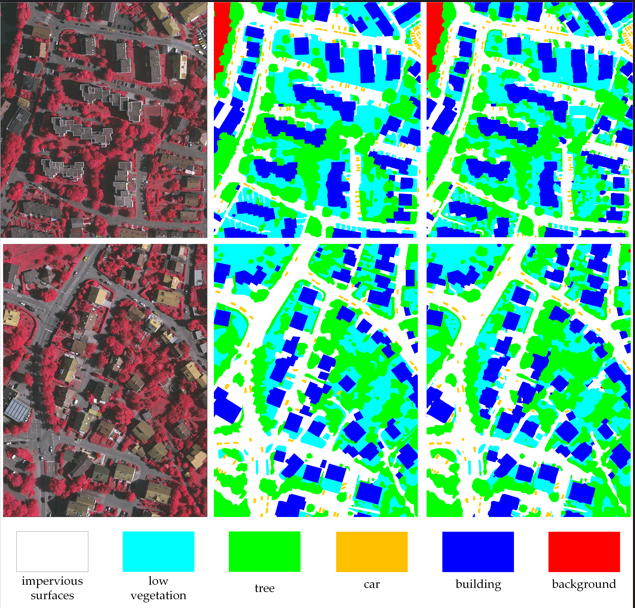
#> input picture vai.png, 635 x 608 px, found by its file name
$ python visual_fft.py
#> lines starting #> are read from the running program, lines starting #| are printed output that depends on the picture
import cv2
import numpy as np
import matplotlib.pyplot as plt

# 读取图像
img = cv2.imread('/BAFormer/vai.png', 0)
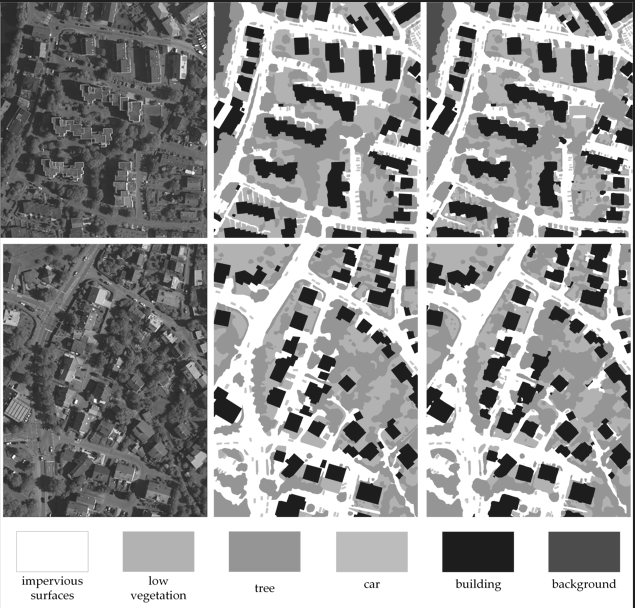
#> img: shape (608, 635); min 12, max 255, mean 152.1

# 进行二维傅里叶变换
f = np.fft.fft2(img)
fshift = np.fft.fftshift(f)

# 取绝对值，进行对数处理，方便将结果显示在图像上
magnitude_spectrum = 20 * np.log(np.abs(fshift))
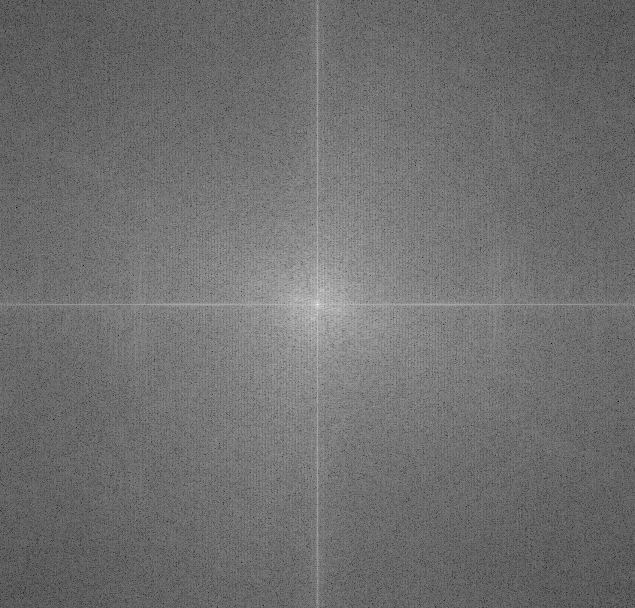
#> magnitude_spectrum: shape (608, 635) float64; min 33.77, max 357.8, mean 175.7; drawn with min black and max white

# 可视化
plt.subplot(121)
plt.imshow(img, cmap='gray')
plt.title('Input Image')
plt.xticks([])
plt.yticks([])
plt.subplot(122)
plt.imshow(magnitude_spectrum, cmap='gray')
plt.title('Magnitude Spectrum')
plt.xticks([])
plt.yticks([])
plt.show()
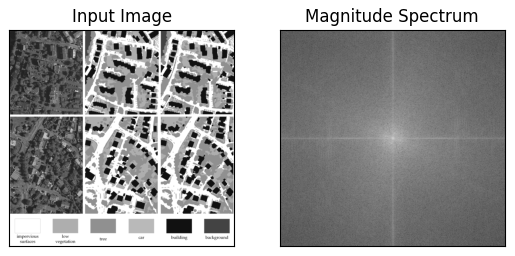
#> figure drawn by matplotlib, 2 panels

import numpy as np
import matplotlib.pyplot as plt

# 生成示例特征图
feature_map = np.random.rand(8, 64, 128, 128)
# 对特征图进行快速傅里叶变换
fft_result = np.fft.fftshift(np.fft.fftn(feature_map))

# 获取傅里叶频谱的幅度谱
fft_magnitude = np.abs(fft_result)

# 可视化傅里叶频谱的幅度谱
plt.figure(figsize=(10, 6))
plt.imshow(np.log(fft_magnitude[0, 0]), cmap='gray')
plt.colorbar()
plt.title('FFT Magnitude Spectrum')
plt.show()
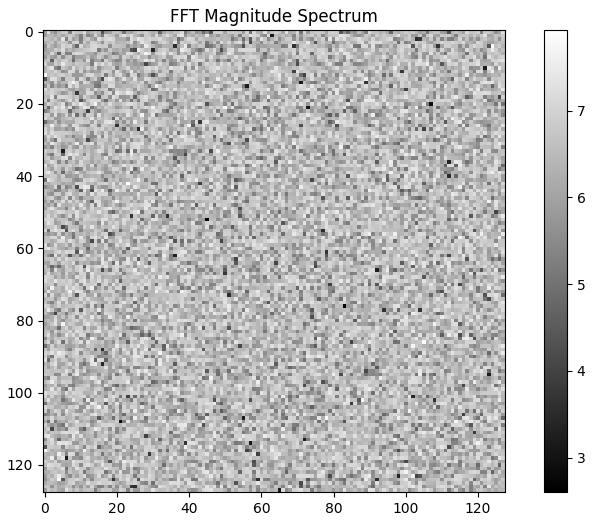
#> figure drawn by matplotlib, 2 panels

$ run again, with pot.png copied over vai.png
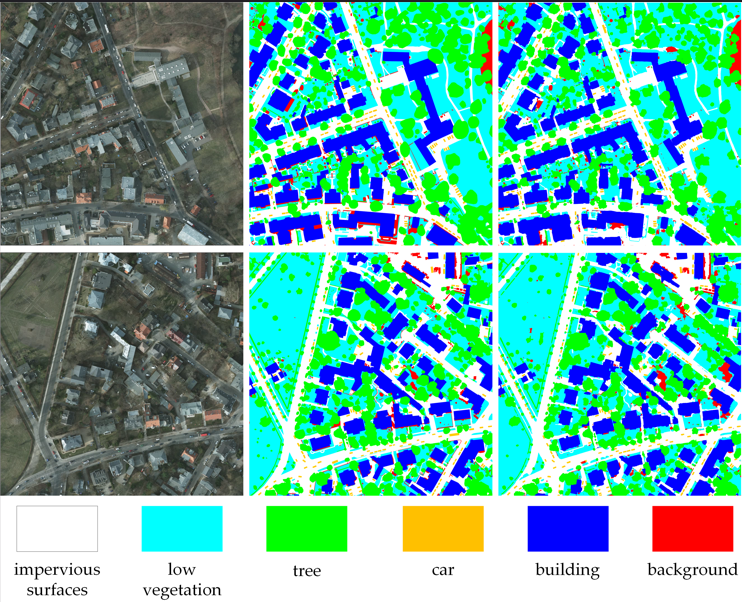
#> input picture pot.png, 742 x 602 px, found by its file name
#> `magnitude_spectrum = 20 * np.log(np.abs(fshift))`:
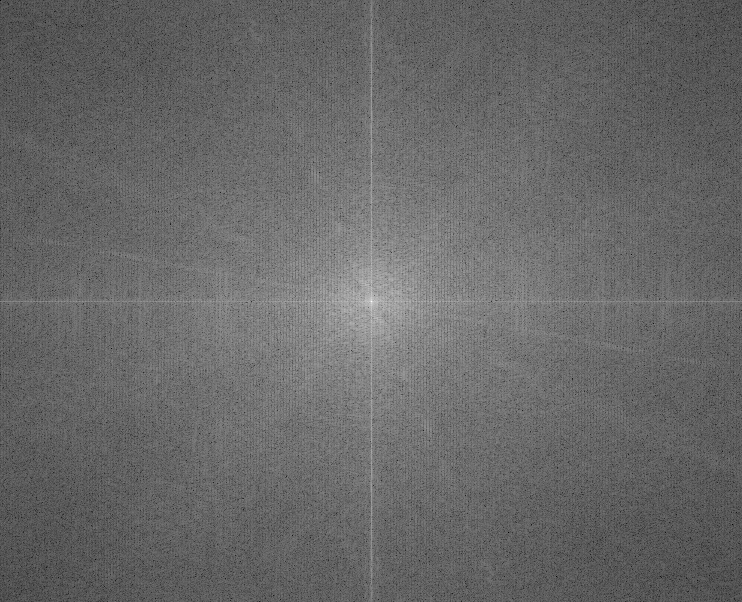
#> magnitude_spectrum: shape (602, 742) float64; min 53.48, max 360.7, mean 179; drawn with min black and max white
#> `plt.show()`:
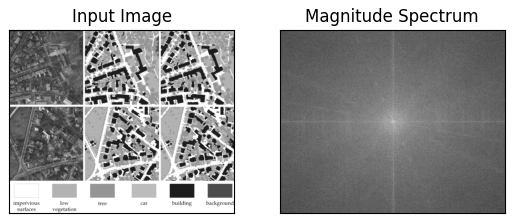
#> figure drawn by matplotlib, 2 panels
